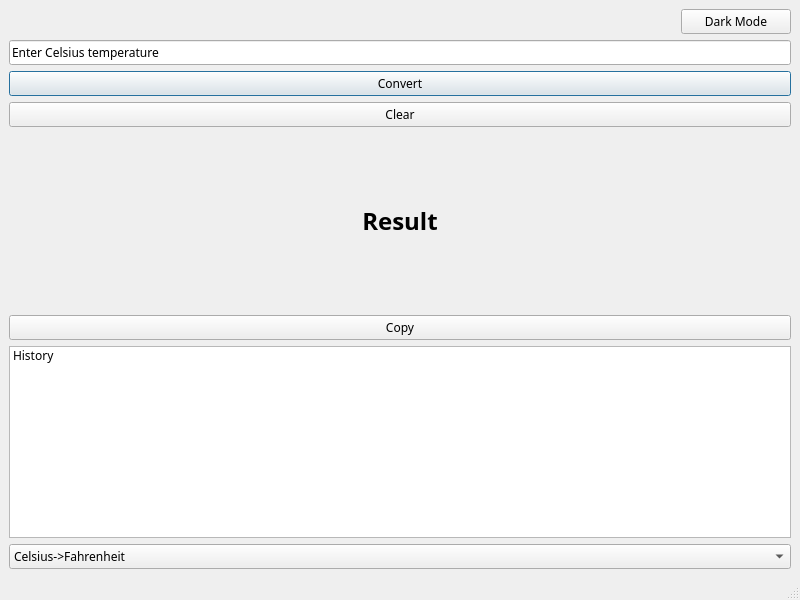
<?xml version="1.0" encoding="UTF-8"?>
<ui version="4.0">
 <class>MainWindow</class>
 <widget class="QMainWindow" name="MainWindow">
  <property name="geometry">
   <rect>
    <x>0</x>
    <y>0</y>
    <width>800</width>
    <height>600</height>
   </rect>
  </property>
  <property name="sizeIncrement">
   <size>
    <width>5</width>
    <height>10</height>
   </size>
  </property>
  <property name="font">
   <font>
    <family>Myanmar Text</family>
   </font>
  </property>
  <property name="windowTitle">
   <string>MainWindow</string>
  </property>
  <widget class="QWidget" name="centralwidget">
   <layout class="QHBoxLayout" name="horizontalLayout">
    <item>
     <layout class="QVBoxLayout" name="_2">
      <item>
       <layout class="QHBoxLayout" name="horizontalLayout_2">
        <item>
         <spacer name="horizontalSpacer">
          <property name="orientation">
           <enum>Qt::Horizontal</enum>
          </property>
          <property name="sizeHint" stdset="0">
           <size>
            <width>40</width>
            <height>20</height>
           </size>
          </property>
         </spacer>
        </item>
        <item>
         <widget class="QPushButton" name="themeButton">
          <property name="sizePolicy">
           <sizepolicy hsizetype="Fixed" vsizetype="Fixed">
            <horstretch>0</horstretch>
            <verstretch>0</verstretch>
           </sizepolicy>
          </property>
          <property name="minimumSize">
           <size>
            <width>110</width>
            <height>0</height>
           </size>
          </property>
          <property name="text">
           <string>Dark Mode</string>
          </property>
         </widget>
        </item>
       </layout>
      </item>
      <item>
       <widget class="QLineEdit" name="lineEdit">
        <property name="text">
         <string>Enter Celsius temperature</string>
        </property>
       </widget>
      </item>
      <item>
       <widget class="QPushButton" name="pushButton">
        <property name="text">
         <string>Convert</string>
        </property>
        <property name="default">
         <bool>true</bool>
        </property>
       </widget>
      </item>
      <item>
       <widget class="QPushButton" name="clearButton">
        <property name="text">
         <string>Clear</string>
        </property>
       </widget>
      </item>
      <item>
       <widget class="QLabel" name="label">
        <property name="sizeIncrement">
         <size>
          <width>5</width>
          <height>10</height>
         </size>
        </property>
        <property name="text">
         <string>&lt;h1&gt;Result&lt;/h1&gt;</string>
        </property>
        <property name="textFormat">
         <enum>Qt::RichText</enum>
        </property>
        <property name="alignment">
         <set>Qt::AlignCenter</set>
        </property>
        <property name="wordWrap">
         <bool>true</bool>
        </property>
       </widget>
      </item>
      <item>
       <widget class="QPushButton" name="copyButton">
        <property name="text">
         <string>Copy</string>
        </property>
       </widget>
      </item>
      <item>
       <widget class="QListWidget" name="listWidget">
        <property name="sizePolicy">
         <sizepolicy hsizetype="Preferred" vsizetype="Preferred">
          <horstretch>0</horstretch>
          <verstretch>0</verstretch>
         </sizepolicy>
        </property>
        <property name="minimumSize">
         <size>
          <width>0</width>
          <height>120</height>
         </size>
        </property>
        <item>
         <property name="text">
          <string>History</string>
         </property>
        </item>
       </widget>
      </item>
      <item>
       <widget class="QComboBox" name="comboBox">
        <item>
         <property name="text">
          <string>Celsius-&gt;Fahrenheit</string>
         </property>
        </item>
        <item>
         <property name="text">
          <string>Fahrenheit-&gt;Celsius</string>
         </property>
        </item>
        <item>
         <property name="text">
          <string>Celsius-&gt;Kelvin</string>
         </property>
        </item>
        <item>
         <property name="text">
          <string>Kelvin-&gt;Celsius</string>
         </property>
        </item>
        <item>
         <property name="text">
          <string>Fahrenheit-&gt;Kelvin</string>
         </property>
        </item>
        <item>
         <property name="text">
          <string>Kelvin-&gt;Fahrenheit</string>
         </property>
        </item>
       </widget>
      </item>
     </layout>
    </item>
   </layout>
  </widget>
  <widget class="QMenuBar" name="menubar">
   <property name="geometry">
    <rect>
     <x>0</x>
     <y>0</y>
     <width>800</width>
     <height>33</height>
    </rect>
   </property>
  </widget>
  <widget class="QStatusBar" name="statusbar"/>
 </widget>
 <resources/>
 <connections/>
</ui>
